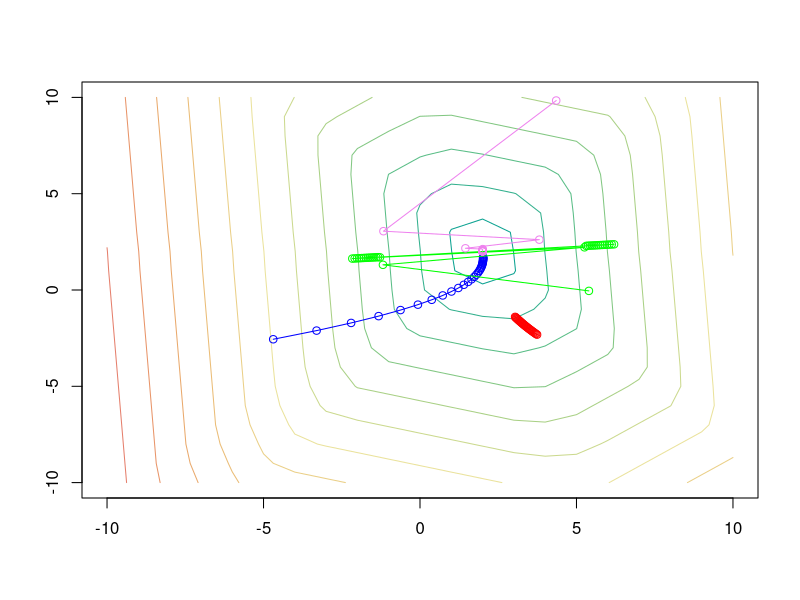

This chart was generated by the following R code:
PolynomialDesign <- function(x.vector, d)
{
  x_len = length(x.vector)
  X = matrix(0,x_len,d+1)
  for (j in 1:x_len){
    for (i in 0:d){
      X[j,i+1] = x.vector[j]^i
      #print(i)
    }
  }
  return(X)
}

norm_pol_des <-function(x,y2,X,y){ # needed to visualize the contour
  n <- dim(X)[1]
  sol <- matrix(0, length(x), length(y2))
  for (i in 1:length(x)){
    for (j in 1:length(y2)){
      sol[i,j] = norm(y-X%*%c(x[i],y2[j]))/n
    }
  }
  return(sol)
}

grad_ls <- function(X,y, beta){ # calculate gradienr
  return(-2*t(X)%*%(y-X%*%beta))
}


set.seed(1)
update_beta_n <- function(beta_hat, lr, adapting_lr=FALSE){
  list_beta_hat = beta_hat
  #print(norm(y-X%*%beta_hat))
  for (i in 1:nupdates){
    update <- grad_ls(X,y,beta_hat)*lr
    if (adapting_lr){
      lr = lr*0.8
    }
    beta_hat <- beta_hat - update
    list_beta_hat = rbind(list_beta_hat, t(beta_hat))
    #print(norm(y-X%*%beta_hat))
  }
  return(list_beta_hat)
}

n<- 10; d <- 1; nupdates <- 30
beta_hat = runif(d+1, min = -10, max = 10)
X <- PolynomialDesign(runif(n, min = -1, max = 1), d)
regression.vector <- c(2, 2)
y <- X %*% regression.vector #+ rnorm(n)

adapting_lr <- FALSE
lr=0.01
lr_good <- update_beta_n(beta_hat,lr)
lr=0.001
beta_hat <- runif(d+1, min = -10, max = 10)
lr_small <- update_beta_n(beta_hat,lr)
lr=0.1
beta_hat <- runif(d+1, min = -10, max = 10)
lr_big <- update_beta_n(beta_hat,lr)
lr=0.1
beta_hat <- runif(d+1, min = -10, max = 10)
lr_adap <- update_beta_n(beta_hat,lr,TRUE)
x <- -10:10
y2 <- -10:10
z = norm_pol_des(x,y2,X,y)
cols <- hcl.colors(15, "Temps")
contour(x, y2, z,drawlabels = FALSE, col=cols)

points(lr_good[,1],lr_good[,2],"l", col="blue1")
points(lr_good[,1],lr_good[,2], col="blue1")
points(lr_small[,1],lr_small[,2],"l", col="red")
points(lr_small[,1],lr_small[,2], col="red")
points(lr_big[,1],lr_big[,2],"l", col = "green")
points(lr_big[,1],lr_big[,2], col="green")
points(lr_adap[,1],lr_adap[,2],"l", col ="violet")
points(lr_adap[,1],lr_adap[,2], col="violet")

